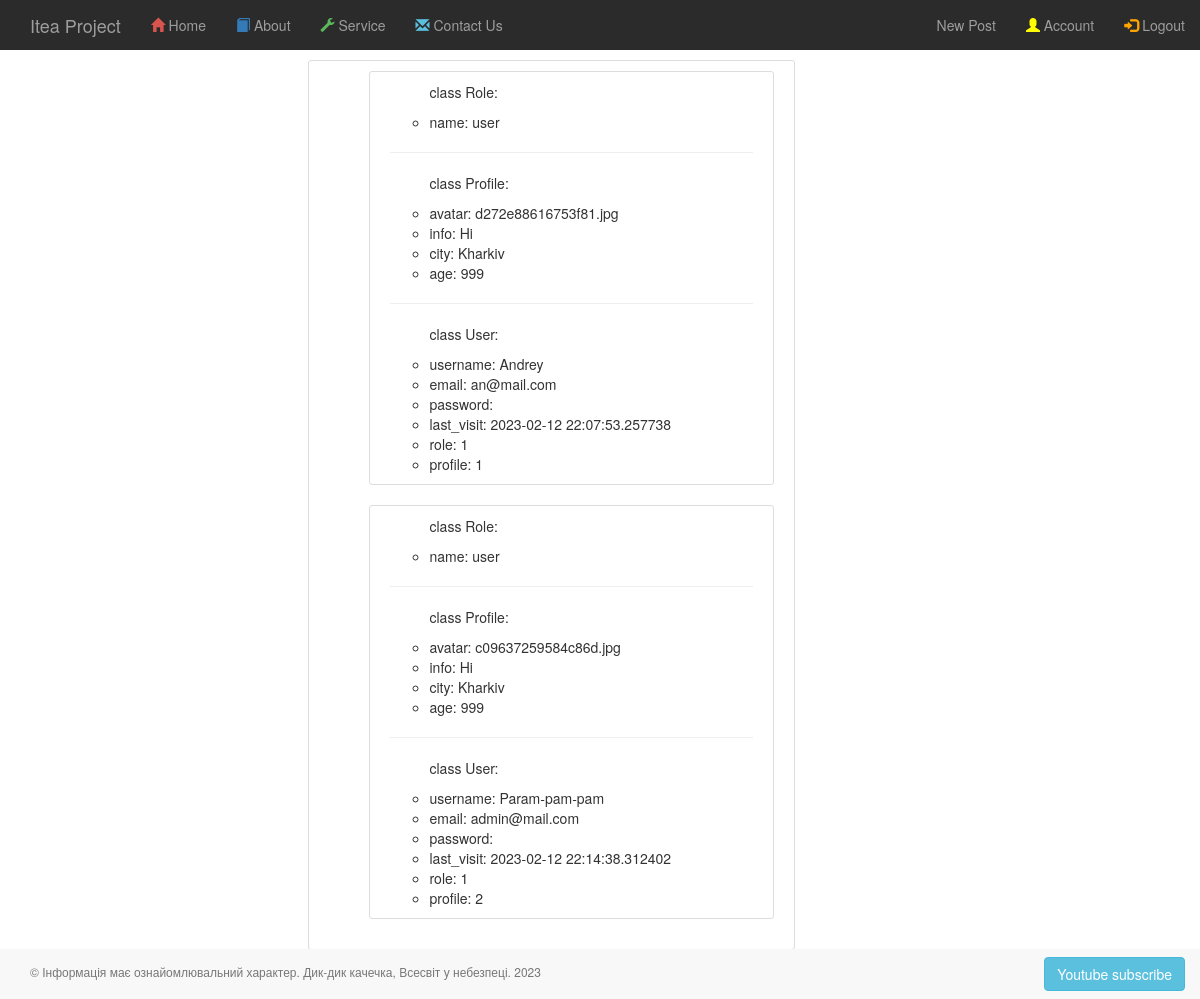
Before: /about (signed in) with the older database file.
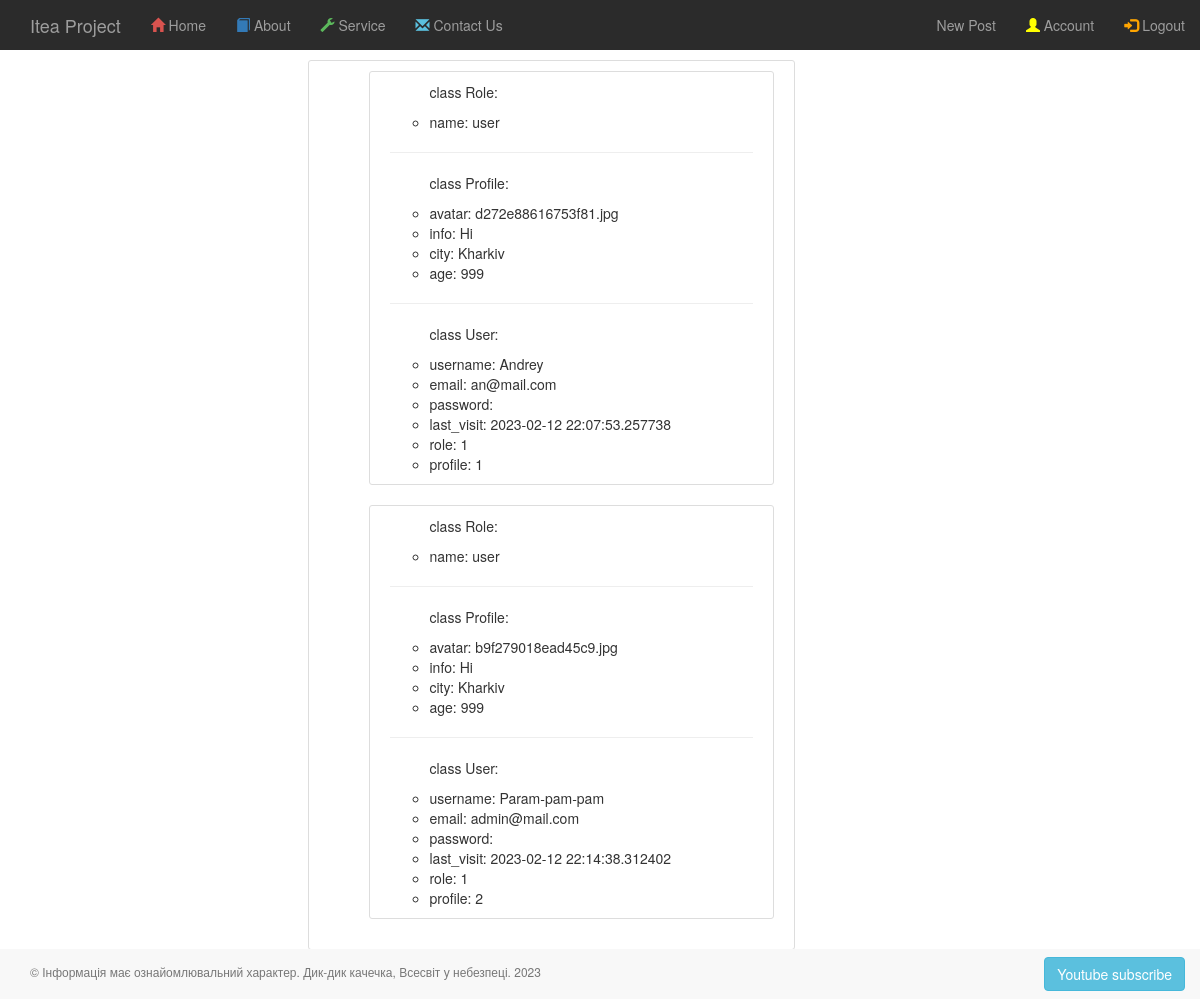
After: the same page with the newer database file.
### app/auth/models.py (models this page shows, shortened)
class User(BaseModel, UserMixin):
    username = CharField(max_length=100)
    email = CharField(max_length=200, unique=True, index=True)
    __password_hash = CharField(max_length=128)
    last_visit = DateTimeField(default=datetime.datetime.now)
    role = ForeignKeyField(Role, backref='users')
    profile = ForeignKeyField(Profile)
    @property
    def password(self):
        raise AttributeError('password is not a valid attribute')

class Profile(BaseModel):
    avatar = CharField()
    info = TextField()
    city = CharField()
    age = IntegerField()

class Role(BaseModel):
    name = CharField(max_length=100, unique=True, index=True)

### app/main/routes.py (the view)
@main.route('/about')
@login_required
def about():
    query = User.select()
    title = "About"
    return render_template('about/about.html',
                           title=title,
                           list=query)

### app/auth/models.py (called while the page is built)
@login_manager.user_loader
def load_user(user_id):
    return User.select().where(User.id == user_id).first()

### app/templates/about/about.html
{% extends "_base.html" %}
{% block page_content %}
    <div class="row">
        <div class="col-md-3"></div>
        <div class="content-section col-md-5">
            <ul>
                {% if list %}
                    {% for row in list %}
                        <article class="media content-section">
                            <ul>
                                <p>class Role: </p>
                                <li>name: {{ row.role.name }}</li>
                            </ul>
                            <hr>
                            <ul>
                                <p>class Profile: </p>
                                <li>avatar: {{ row.profile.avatar }}</li>
                                <li>info: {{ row.profile.info }}</li>
                                <li>city: {{ row.profile.city }}</li>
                                <li>age: {{ row.profile.age }}</li>
                            </ul>
                            <hr>
                            <ul>
                                <p>class User: </p>
                                <li>username: {{ row.username }}</li>
                                <li>email: {{ row.email }}</li>
                                <li>password: {{ row.password }}</li>
                                <li>last_visit: {{ row.last_visit }}</li>
                                <li>role: {{ row.role }}</li>
                                <li>profile: {{ row.profile }}</li>
                            </ul>
                        </article>
                    {% endfor %}
                {% endif %}
            </ul>
        </div>
        <div class="col-md-3"></div>
    </div>
{% endblock page_content %}

Changed rows visible on the page:
changed through a linked row, User "Param-pam-pam": profile.avatar "c09637259584c86d.jpg" → "b9f279018ead45c9.jpg"
